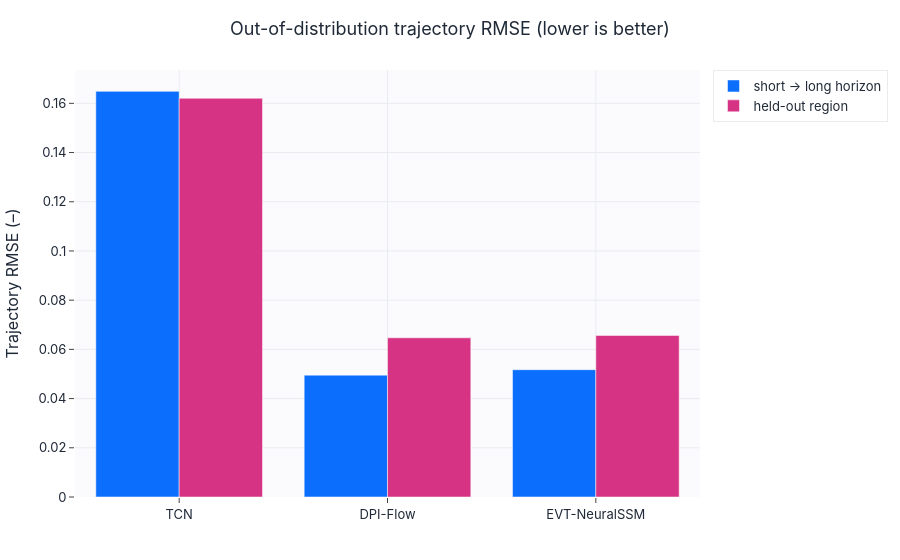

Notebook source saved alongside this figure:
### Markdown cell above
## Out-of-distribution tests

### Code cell
train_meta = benchmark["train"]["meta"]; val_meta = benchmark["val"]["meta"]; test_meta = benchmark["test"]["meta"]
short_thr = float(train_meta["N_max"].quantile(0.60)); long_thr = float(test_meta["N_max"].quantile(0.80))
short_train = filter_split(benchmark["train"], train_meta["N_max"].to_numpy() <= short_thr)
short_val = filter_split(benchmark["val"], val_meta["N_max"].to_numpy() <= short_thr)
long_test = filter_split(benchmark["test"], test_meta["N_max"].to_numpy() >= long_thr)
e_thr = float(benchmark["meta"]["e"].quantile(0.75)); vs_thr = float(benchmark["meta"]["V_s"].quantile(0.25))
region_test = filter_split(benchmark["test"], is_holdout_region(test_meta, e_thr, vs_thr))
hold_train = filter_split(benchmark["train"], ~is_holdout_region(train_meta, e_thr, vs_thr))
hold_val = filter_split(benchmark["val"], ~is_holdout_region(val_meta, e_thr, vs_thr))
short_train = subsample_split(short_train, 1100, config.seed); short_val = subsample_split(short_val, 300, config.seed + 1)
long_test = subsample_split(long_test, 700, config.seed + 2)
hold_train = subsample_split(hold_train, 1100, config.seed + 3); hold_val = subsample_split(hold_val, 300, config.seed + 4)
region_test = subsample_split(region_test, 700, config.seed + 5)

def fresh(kind):
    if kind == "tcn": return TCNBaseline(sd, qd, 96)
    if kind == "dpi": return DPIFlow(sd, pdim, sl, pl, mcr, calibration_steps=2)
    return EVTNeuralSSM(sd, pdim, qd, sl, pl, mcr)

ood_rows = []
for disp, kind in [("TCN", "tcn"), ("DPI-Flow", "dpi"), ("EVT-NeuralSSM", "evt")]:
    ood_rows.append({**run_quick_experiment(disp, fresh(kind), short_train, short_val, long_test,
                     epochs=config.ablation_epochs, config=config, device=device), "test": "short→long"})
    ood_rows.append({**run_quick_experiment(disp, fresh(kind), hold_train, hold_val, region_test,
                     epochs=config.ablation_epochs, config=config, device=device), "test": "held-out region"})
ood_df = pd.DataFrame(ood_rows)
display(english_metric_table(ood_df)[["Model", "test", "Trajectory RMSE", "AUROC"]].round(4))
sl_df = ood_df[ood_df["test"] == "short→long"]; rg_df = ood_df[ood_df["test"] == "held-out region"]
grouped_bar(sl_df["model"].tolist(),
            {"short → long horizon": sl_df["Traj_RMSE"].tolist(), "held-out region": rg_df["Traj_RMSE"].tolist()},
            title="Out-of-distribution trajectory RMSE (lower is better)", ylabel="Trajectory RMSE (–)",
            save=SAVE_FIGS, fig_id="3_2_ood_rmse").show()

### Figure 1 — Plotly figure (JSON) as saved in the notebook; plotly's stock layout.template omitted (floating-point values rounded to 4 significant figures)
{"data": [{"marker": {"color": "#0b6efd"}, "name": "short → long horizon", "type": "bar", "x": ["TCN", "DPI-Flow", "EVT-NeuralSSM"], "y": [0.1649, 0.04953, 0.05174]}, {"marker": {"color": "#d63384"}, "name": "held-out region", "type": "bar", "x": ["TCN", "DPI-Flow", "EVT-NeuralSSM"], "y": [0.1621, 0.06471, 0.06565]}], "layout": {"barmode": "group", "title": {"text": "Out-of-distribution trajectory RMSE (lower is better)"}, "xaxis": {"title": {"text": ""}}, "yaxis": {"title": {"text": "Trajectory RMSE (–)"}}}}
